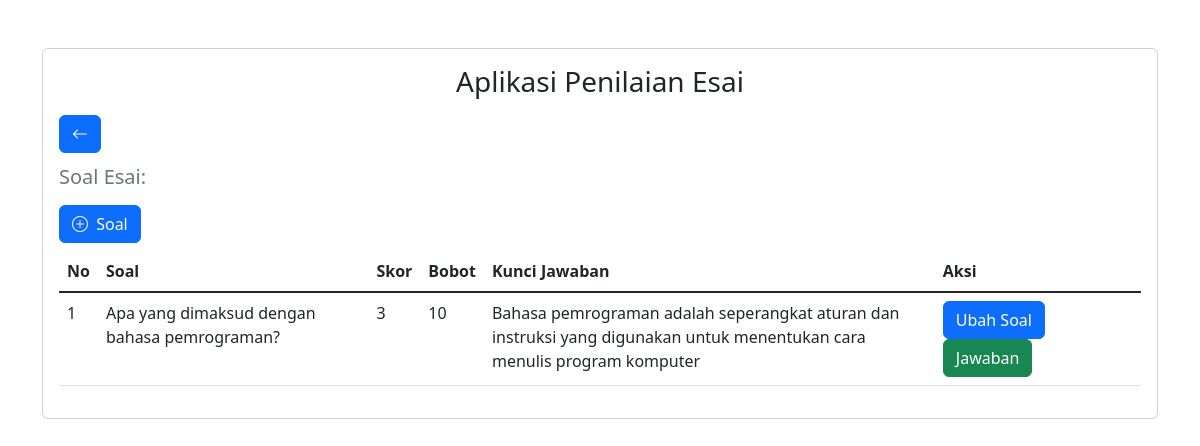
/essay/soal_view/PL, run on an earlier commit of the app's database.
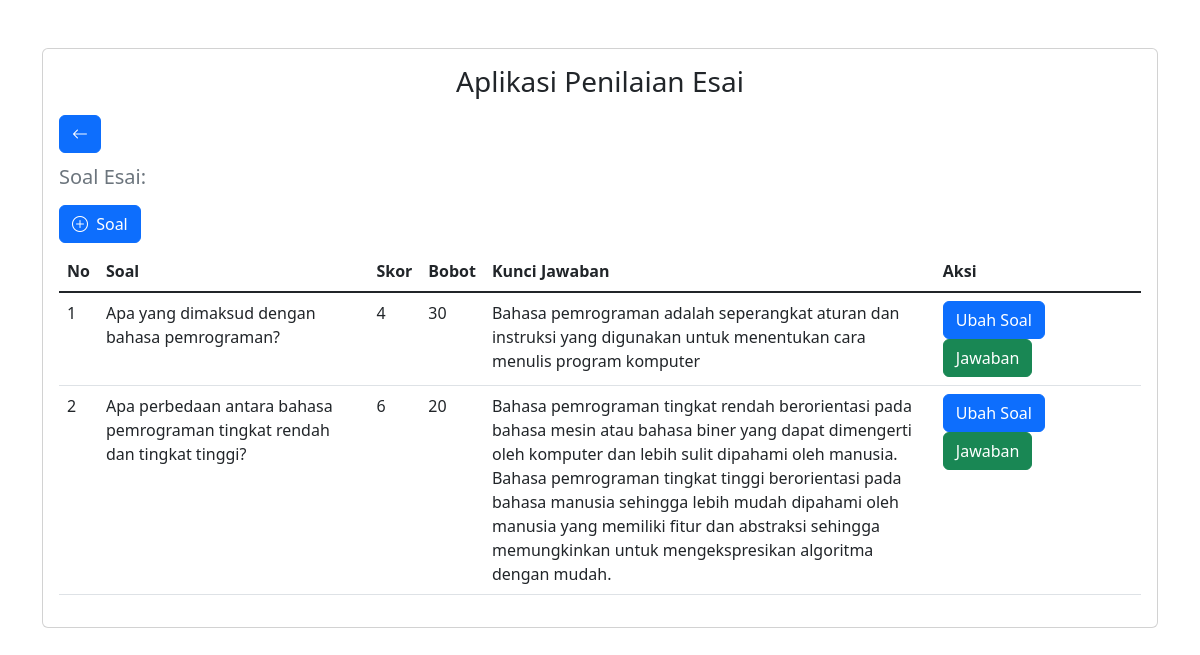
And on a later commit of the database.
### tables this page shows
CREATE TABLE `soal_esai` (
  `kd_soal` varchar(6) NOT NULL,
  `kd_matkul` varchar(6) NOT NULL,
  `soal` text NOT NULL,
  `skor` int(1) NOT NULL,
  `bobot` int(3) NOT NULL,
  `kunci_jawaban` text NOT NULL
);

### application/controllers/Essay.php (called while the page is built, shortened)
<?php
class Essay extends CI_Controller {
    public function __construct()
    {
        $this->load->model('essay_model');
        $this->load->helper('url');
    }
    public function soal_view($kd_matkul) {
        $this->soal_matakuliah = $this->essay_model->show_data('kd_soal, soal, skor, bobot, kunci_jawaban', 'soal_esai' ,['kd_matkul' => $kd_matkul]);
        $this->load->view('template/header');
		$this->load->view('soal_view', ['kd_matkul' => $kd_matkul, 'title' => '', 'soal_matkul' => $this->soal_matakuliah]);
        $this->load->view('template/footer');
    }
}

### index.php (called while the page is built, shortened)
<?php
require_once BASEPATH.'core/CodeIgniter.php';

### application/models/Essay_model.php (called while the page is built, shortened)
<?php
class Essay_model extends CI_Model {
    public function show_data(string $column, string $table, $param = null) {
        $this->db->select($column);
        if(!is_null($param)) {
            $query = $this->db->get_where($table, $param);
        } else {
            $query = $this->db->get($table);
        }
        return $query->result();
    }
}

### application/views/soal_view.php (the view, shortened to what this page needs)
<a href="<?= base_url('/')?>" class="btn btn-primary mb-3"> <i class="bi bi-arrow-left"></i></a>
<h5 class="card-subtitle text-muted">Soal Esai: <?= $title;?></h5>
<button type="button" class="btn btn-primary mt-3" data-bs-toggle="modal" data-bs-target="#tambahSoalEsai"><i class="bi bi-plus-circle me-1"></i> Soal</button>
<table class="table mt-2">
    <thead>
        <tr>
            <th>No</th>
            <th>Soal</th>
            <th>Skor</th>
            <th>Bobot</th>
            <th>Kunci Jawaban</th>
            <th>Aksi</th>
        </tr>
    </thead>
    <tbody class="table-group-divider">
        <?php
        if(count($soal_matkul) !== 0) {
        foreach ($soal_matkul as $key => $value) {?>
        <tr>
            <td><?= $key + 1;?></td>
            <td class="col-3"><?= $value->soal ?? '';?></td>
            <td ><?= $value->skor ?? '';?></td>
            <td><?= $value->bobot ?? '';?></td>
            <td class="col-5"><?= $value->kunci_jawaban ?? '';?></td>
            <td>
                <div class="d-grid gap-2 d-md-block">
                    <button class="btn btn-primary" data-bs-toggle="modal" data-bs-target="#ubahSoalEsai" type="button">Ubah Soal</button>
                    <a href="<?= base_url('essay/essay_scoring_view/'. $value->kd_soal);?>" class="btn btn-success">Jawaban</a>
                </div>
            </td>
        </tr>
        <?php
            }
        } else { ?>
        <tr><td colspan="6"><p class="text-center">Soal Belum Tersedia</p></td></tr>
        <?php } ?>
    </tbody>
</table>

What changed in the data, as far as the page shows it:
changed soal_esai "Apa yang dimaksud dengan bahasa pemrograman?": skor "3" → "4"; bobot "10" → "30"
added soal_esai: soal "Apa perbedaan antara bahasa pemrograman tingkat rendah dan tingkat tinggi?", skor "6", bobot "20", kunci_jawaban "Bahasa pemrograman tingkat rendah berorientasi pada bahasa mesin atau bahasa biner yang dapat dimengerti oleh komputer dan lebih sulit dipahami oleh manusia. Bahasa pemrograman tingkat tinggi berorientasi pada bahasa manusia sehingga lebih mudah dipahami oleh manusia yang memiliki fitur dan abstraksi sehingga memungkinkan untuk mengekspresikan algoritma dengan mudah."
